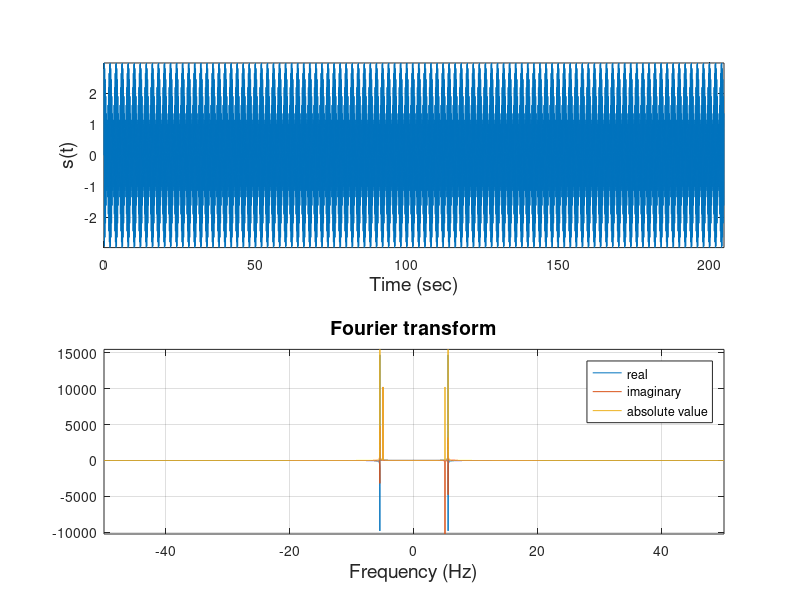

Reproduce this figure in MATLAB.
%% Simple example of a signal and its Fourier transform
%%
% Time domain signal
nSamples = 20480;
samplingFreq = 100;
t = (0:(nSamples-1))/samplingFreq;
st = sin(2*pi*5*t)+2*sin(2*pi*5.5*t);
%st = sin(2*pi*2*t).*(sin(2*pi*5*t)+2*sin(2*5.5*pi*t));
% soundsc(st);
% audiowrite('SampleSoundSignal.wav',st,8192);
%%
% Real and imaginary parts of its Discrete Fourier Transform
fftst = fft(st);
af=real(fftst);
bf=imag(fftst);
%%
% Unpack the positive and negative frequencies
df = 1/(t(end)-t(1));
kNyq = floor(nSamples/2);
freq=[(-(kNyq-1):-1)*df,(0:kNyq)*df];
%%
figure
subplot(2,1,1)
plot(t,st)
xlabel('Time (sec)','FontSize',14)
ylabel('s(t)','FontSize',14)
axis tight;
grid on;

subplot(2,1,2)
plot(freq,[af((kNyq+2):end),af(1:(kNyq+1))])
axis tight
hold on
plot(freq,[bf((kNyq+2):end),bf(1:(kNyq+1))])
plot(freq,[sqrt(af((kNyq+2):end).^2+bf((kNyq+2):end).^2),sqrt(af(1:(kNyq+1)).^2+bf(1:(kNyq+1)).^2)])
legend('real','imaginary','absolute value')
xlabel('Frequency (Hz)','FontSize',14)
title('Fourier transform','FontSize',14)
grid on
